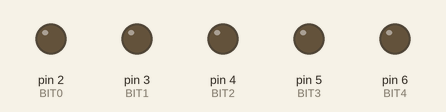
Recording of a sketch running on a simulated Arduino Uno, built with avr-gcc and run on an emulated ATmega328P. Parts: output pins drawn as LEDs (lit = HIGH).

Above: at 0.2 s.
At 2.7 s:
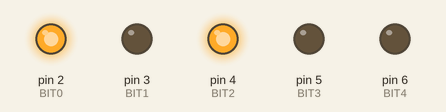
At 5.2 s:
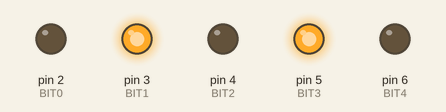
At 10.2 s:
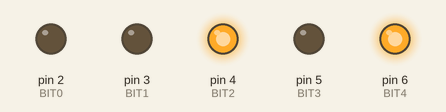
At 15.2 s:
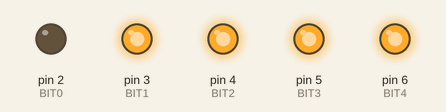
At 20.2 s:
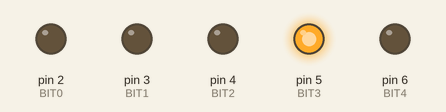
Timing chart, 0 to 20.8 s (numbered marks = the images above):
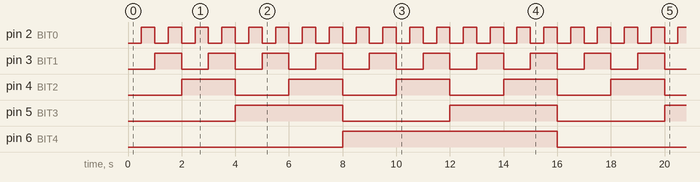

Measured:
- by itself, pin 2 (BIT0): alternates HIGH for 0.50 s and LOW for 0.50 s
- by itself, pin 3 (BIT1): alternates HIGH for 1.0 s and LOW for 1.0 s
- by itself, pin 4 (BIT2): alternates HIGH for 2.0 s and LOW for 2.0 s
- by itself, pin 5 (BIT3): alternates HIGH for 4.0 s and LOW for 4.0 s
- by itself, pin 6 (BIT4): alternates HIGH for 8.0 s and LOW for 8.0 s

The sketch:

fivebit_counter.ino
```cpp
/*
 * Author: Professor Calhoun
 * Description: 5-bit counter with increments of 5-bit value inside of a single main
 * program loop iteration. Utilizes bitRead tyo parse our 5 bits of Arduino int structure
 * (might be 16-bit int)
 */

int BIT0 = 2;//D2
int BIT1 = 3;//D3
int BIT2 = 4;//D4
int BIT3 = 5;//D5
int BIT4 = 6;//D6

void setup() {
  // put your setup code here, to run once:
  pinMode(BIT0,OUTPUT);
  pinMode(BIT1,OUTPUT);
  pinMode(BIT2,OUTPUT);
  pinMode(BIT3,OUTPUT);
  pinMode(BIT4,OUTPUT);
}

void loop() {

  int num = 0;

  while(num < 32){
    digitalWrite(BIT0, bitRead(num,0));
    digitalWrite(BIT1, bitRead(num,1));
    digitalWrite(BIT2, bitRead(num,2));
    digitalWrite(BIT3, bitRead(num,3));
    digitalWrite(BIT4, bitRead(num,4));
    num++;
    delay(500); // wait 1 ms
  }
}
```
